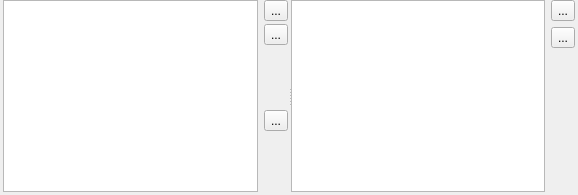
       <widget class="QWidget" name="tabPatchs">
        <attribute name="title">
         <string>Patchs</string>
        </attribute>
        <layout class="QGridLayout" name="gridLayout_13">
         <property name="leftMargin">
          <number>3</number>
         </property>
         <property name="topMargin">
          <number>0</number>
         </property>
         <property name="rightMargin">
          <number>3</number>
         </property>
         <property name="bottomMargin">
          <number>3</number>
         </property>
         <property name="spacing">
          <number>3</number>
         </property>
         <item row="0" column="0">
          <widget class="QSplitter" name="spPatch">
           <property name="orientation">
            <enum>Qt::Horizontal</enum>
           </property>
           <property name="handleWidth">
            <number>3</number>
           </property>
           <widget class="QWidget" name="layoutWidget">
            <layout class="QHBoxLayout" name="horizontalLayout_10">
             <item>
              <widget class="QTableView" name="tabPatch1">
               <property name="selectionBehavior">
                <enum>QAbstractItemView::SelectRows</enum>
               </property>
               <attribute name="horizontalHeaderHighlightSections">
                <bool>false</bool>
               </attribute>
               <attribute name="verticalHeaderDefaultSectionSize">
                <number>21</number>
               </attribute>
              </widget>
             </item>
             <item>
              <layout class="QVBoxLayout" name="verticalLayout_8">
               <property name="spacing">
                <number>3</number>
               </property>
               <item>
                <widget class="QToolButton" name="toolButton_6">
                 <property name="text">
                  <string>...</string>
                 </property>
                 <property name="icon">
                  <iconset resource="xApiSpy.qrc">
                   <normaloff>:/ico/images/open.ico</normaloff>:/ico/images/open.ico</iconset>
                 </property>
                </widget>
               </item>
               <item>
                <widget class="QToolButton" name="toolButton_3">
                 <property name="text">
                  <string>...</string>
                 </property>
                 <property name="icon">
                  <iconset resource="xApiSpy.qrc">
                   <normaloff>:/ico/images/Save.ico</normaloff>:/ico/images/Save.ico</iconset>
                 </property>
                </widget>
               </item>
               <item>
                <spacer name="verticalSpacer_7">
                 <property name="orientation">
                  <enum>Qt::Vertical</enum>
                 </property>
                 <property name="sizeHint" stdset="0">
                  <size>
                   <width>20</width>
                   <height>40</height>
                  </size>
                 </property>
                </spacer>
               </item>
               <item>
                <widget class="QToolButton" name="btnSelPatchs">
                 <property name="text">
                  <string>...</string>
                 </property>
                 <property name="icon">
                  <iconset resource="xApiSpy.qrc">
                   <normaloff>:/ico/images/Continue.ico</normaloff>:/ico/images/Continue.ico</iconset>
                 </property>
                </widget>
               </item>
               <item>
                <spacer name="verticalSpacer_10">
                 <property name="orientation">
                  <enum>Qt::Vertical</enum>
                 </property>
                 <property name="sizeHint" stdset="0">
                  <size>
                   <width>20</width>
                   <height>40</height>
                  </size>
                 </property>
                </spacer>
               </item>
              </layout>
             </item>
            </layout>
           </widget>
           <widget class="QWidget" name="layoutWidget">
            <layout class="QHBoxLayout" name="horizontalLayout_14">
             <item>
              <widget class="QTableView" name="tabPatch2">
               <property name="selectionBehavior">
                <enum>QAbstractItemView::SelectRows</enum>
               </property>
               <attribute name="horizontalHeaderHighlightSections">
                <bool>false</bool>
               </attribute>
               <attribute name="verticalHeaderDefaultSectionSize">
                <number>21</number>
               </attribute>
              </widget>
             </item>
             <item>
              <layout class="QVBoxLayout" name="verticalLayout_13">
               <item>
                <widget class="QToolButton" name="toolButton_4">
                 <property name="text">
                  <string>...</string>
                 </property>
                 <property name="icon">
                  <iconset resource="xApiSpy.qrc">
                   <normaloff>:/ico/images/open.ico</normaloff>:/ico/images/open.ico</iconset>
                 </property>
                </widget>
               </item>
               <item>
                <widget class="QToolButton" name="toolButton_5">
                 <property name="text">
                  <string>...</string>
                 </property>
                 <property name="icon">
                  <iconset resource="xApiSpy.qrc">
                   <normaloff>:/ico/images/Save.ico</normaloff>:/ico/images/Save.ico</iconset>
                 </property>
                </widget>
               </item>
               <item>
                <spacer name="verticalSpacer_8">
                 <property name="orientation">
                  <enum>Qt::Vertical</enum>
                 </property>
                 <property name="sizeHint" stdset="0">
                  <size>
                   <width>20</width>
                   <height>40</height>
                  </size>
                 </property>
                </spacer>
               </item>
              </layout>
             </item>
            </layout>
           </widget>
          </widget>
         </item>
        </layout>
       </widget>
